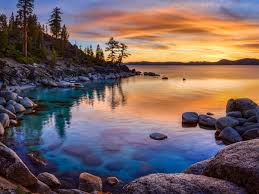
#> input picture manzara.jpg, 259 x 194 px
$ python 'Ödev_Goruntuİsleme.py'
#> lines starting #> are read from the running program, lines starting #| are printed output that depends on the picture
import cv2
import matplotlib.pyplot as plt

def calculate_histogram(image_path):
    # Görüntüyü gri seviyeye çevir
#> called with image_path = 'manzara.jpg'
    image = cv2.imread(image_path, cv2.IMREAD_GRAYSCALE)
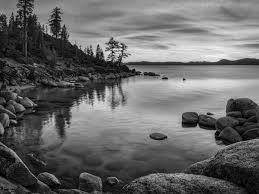
#> image: shape (194, 259); min 0, max 250, mean 103

    height, width = image.shape
#> height = 194; width = 259

    # Histogram için dizi oluştur
    histogram = [0] * 256

    # Görüntüdeki her pikselin değerine göre histogramı güncelle
    for i in range(height):
        for j in range(width):
            pixel_value = image[i, j]
            histogram[pixel_value] += 1
#> after the loop, histogram = 256 values, max 394 at index 56, min 0 at index 239, mean 196.3

    return histogram

# Görüntüyü yükle
image_path = 'manzara.jpg'

# Histogramı hesapla
histogram = calculate_histogram(image_path)

# Histogramı görselleştir
plt.bar(range(256), histogram, color='gray')
plt.title('Gri Seviyeli Görüntü Histogramı')
plt.xlabel('Piksel Değeri')
plt.ylabel('Piksel Sayısı')
plt.show()
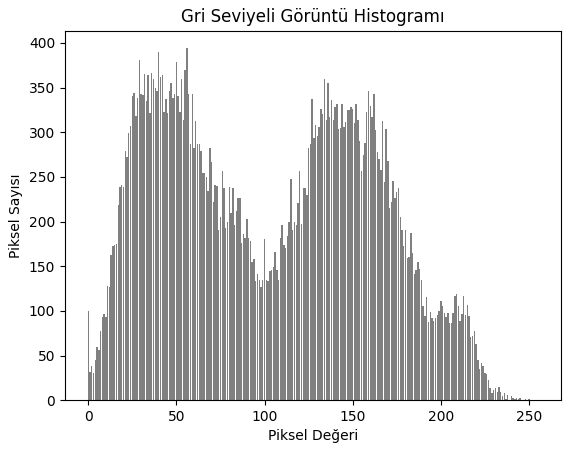
#> figure drawn by matplotlib, 1 panel; tallest bar 394 high, from x = 55.6 to 56.4
